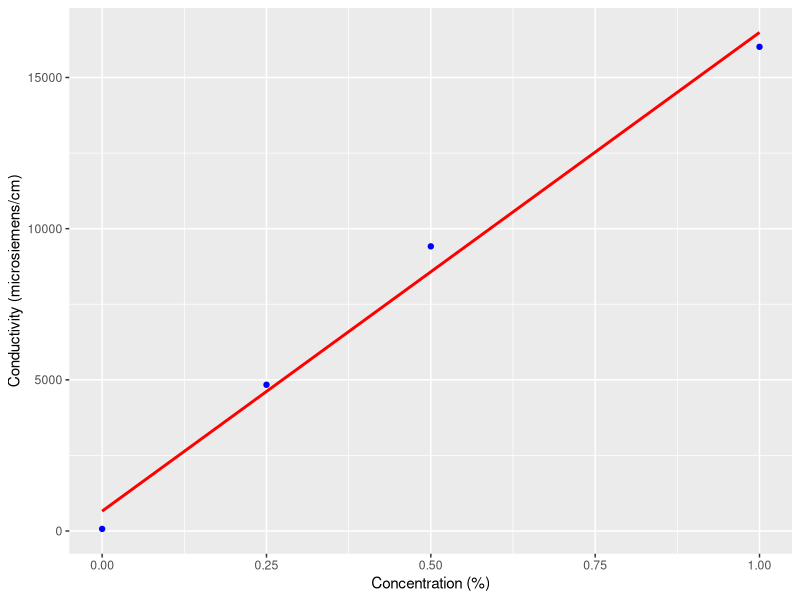

The R source for this figure:
# Creating the dataframe

salt_sol <- c("Distilled Water","Salt 1","Salt 2","Salt 3")
concentration <- c(0,1,0.5,0.25)
conductivity <- c(69,16014,9415,4837)
lab1 <- data.frame(salt_sol,concentration,conductivity)

# Creating the graph with line of best fit using geom_smooth
# with method lm for linear regression

library(ggplot2)
ggplot (data = lab1, aes(x = concentration, y = conductivity)) +
  geom_point(color = "blue") +
  labs(x = "Concentration (%)", y = "Conductivity (microsiemens/cm)") +
  geom_smooth(method = "lm", se = FALSE, color = "red")

# Linear regression using lm function 
# lm (y axis ~ x axis)
# coef is to take out the values as coefficients and store as a vector
# then referred to values in vectors (see cf(1)) to call them and assign them

linearreg <- lm (conductivity ~ concentration, data = lab1)
cf <- coef(linearreg)
intercept <- as.numeric(cf[1])
slope <- as.numeric(cf[2])

#Used calculated slope and y-int to interpolate 
#concentration (x) values using conductivity (y) values (in conc_vals)
#print.data.frame allows you to generate a table

y_vals <- c(829,42599,48084)
conc_vals <- (y_vals - intercept)/slope
tab1 <- data.frame(conc_vals,y_vals)
print.data.frame(tab1)
